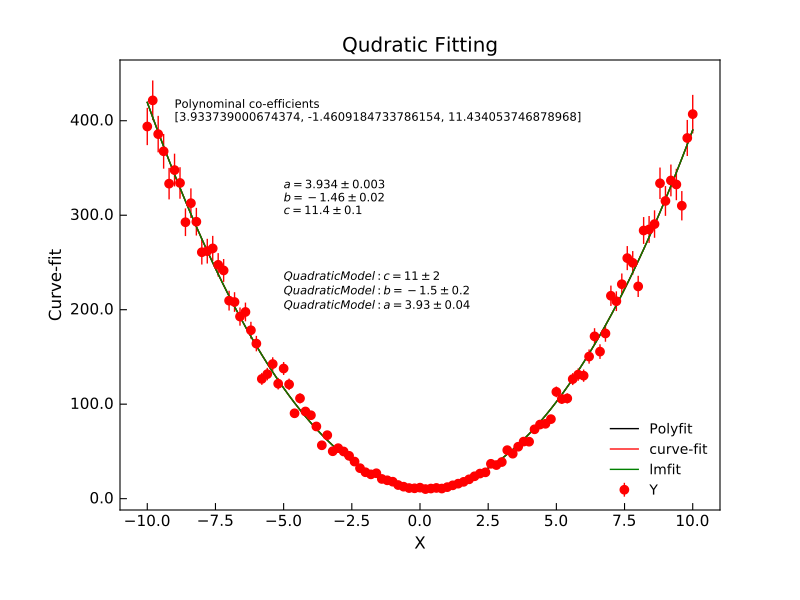

Generate this figure with Python:
"""Example of Quadratic Fit."""
from Stoner import Data
import Stoner.Fit as SF
from  numpy import linspace
from numpy.random import normal
import matplotlib.pyplot as plt

#Make some data
x=linspace(-10,10,101)
y=SF.quadratic(x+normal(size=len(x),scale=0.1),4,-2,11)*normal(size=len(x),scale=0.05,loc=1.0)
s=y*0.05
d=Data(x,y,s,setas="xye",column_headers=["X","Y"])
d.plot(fmt="ro")

d.polyfit(result=True,header="Polyfit")
d.setas="x..y"
d.plot(label="Polyfit")
d.text(-9,400,"Polynominal co-efficients\n{}".format(d["2nd-order polyfit coefficients"]),fontdict={"size":"x-small"})

d.setas="xy"
d.curve_fit(SF.quadratic,result=True,header="Curve-fit")
d.setas="x...y"
d.plot(label="curve-fit")
d.annotate_fit(SF.quadratic,prefix="quadratic",x=-5,y=300,fontdict={"size":"x-small"})

d.setas="xy"
fit=SF.Quadratic()
p0=fit.guess(y,x=x)
d.lmfit(SF.Quadratic,p0=p0,result=True,header="lmfit")

d.setas="x...y"
d.plot(label="lmfit")
d.annotate_fit(SF.Quadratic,prefix="QuadraticModel",x=-5,y=200,fontdict={"size":"x-small"})

d.title="Qudratic Fitting"
plt.legend(loc=4)
